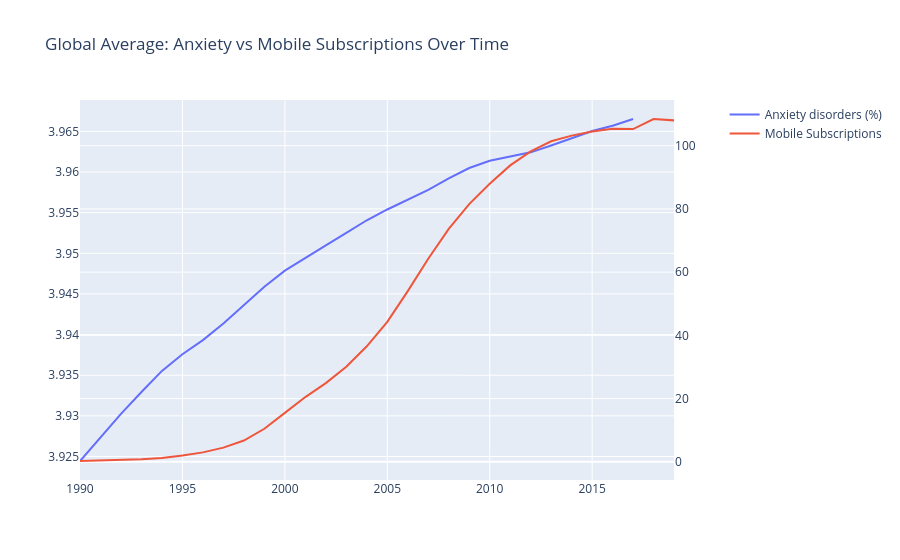

The notebook cell saved with this chart:
### Code cell
from plotly.subplots import make_subplots
import plotly.graph_objects as go

yearly = merged.groupby('Year').agg({
    'Anxiety disorders (%)': 'mean',
    'Mobile Subscriptions': 'mean'
}).reset_index()

fig = make_subplots(specs=[[{"secondary_y": True}]])

fig.add_trace(
    go.Scatter(x=yearly['Year'], y=yearly['Anxiety disorders (%)'], name='Anxiety disorders (%)'),
    secondary_y=False
)

fig.add_trace(
    go.Scatter(x=yearly['Year'], y=yearly['Mobile Subscriptions'], name='Mobile Subscriptions'),
    secondary_y=True
)

fig.update_layout(title='Global Average: Anxiety vs Mobile Subscriptions Over Time')
fig.show()

### Figure 1 — Plotly figure (JSON) as saved in the notebook; plotly's stock layout.template omitted (floating-point values rounded to 4 significant figures)
{"data": [{"name": "Anxiety disorders (%)", "type": "scatter", "x": [1990.0, 1991.0, 1992.0, 1993.0, 1994.0, 1995.0, 1996.0, 1997.0, 1998.0, 1999.0, 2000.0, 2001.0, 2002.0, 2003.0, 2004.0, 2005.0, 2006.0, 2007.0, 2008.0, 2009.0, 2010.0, 2011.0, 2012.0, 2013.0, 2014.0, 2015.0, 2016.0, 2017.0, 2018.0, 2019.0], "xaxis": "x", "y": [3.924, 3.927, 3.93, 3.933, 3.936, 3.938, 3.939, 3.941, 3.944, 3.946, 3.948, 3.949, 3.951, 3.953, 3.954, 3.955, 3.957, 3.958, 3.959, 3.96, 3.961, 3.962, 3.962, 3.963, 3.964, 3.965, 3.966, 3.967, NaN, NaN], "yaxis": "y"}, {"name": "Mobile Subscriptions", "type": "scatter", "x": [1990.0, 1991.0, 1992.0, 1993.0, 1994.0, 1995.0, 1996.0, 1997.0, 1998.0, 1999.0, 2000.0, 2001.0, 2002.0, 2003.0, 2004.0, 2005.0, 2006.0, 2007.0, 2008.0, 2009.0, 2010.0, 2011.0, 2012.0, 2013.0, 2014.0, 2015.0, 2016.0, 2017.0, 2018.0, 2019.0], "xaxis": "x", "y": [0.2638, 0.3969, 0.5445, 0.7786, 1.222, 1.973, 2.988, 4.493, 6.749, 10.45, 15.48, 20.48, 24.9, 30.07, 36.55, 44.29, 53.99, 64.25, 73.66, 81.51, 87.93, 93.76, 98.18, 101.4, 103.2, 104.5, 105.3, 105.3, 108.4, 108.0], "yaxis": "y2"}], "layout": {"title": {"text": "Global Average: Anxiety vs Mobile Subscriptions Over Time"}, "xaxis": {"anchor": "y", "domain": [0, 0.94]}, "yaxis": {"anchor": "x", "domain": [0, 1]}, "yaxis2": {"anchor": "x", "overlaying": "y", "side": "right"}}}
